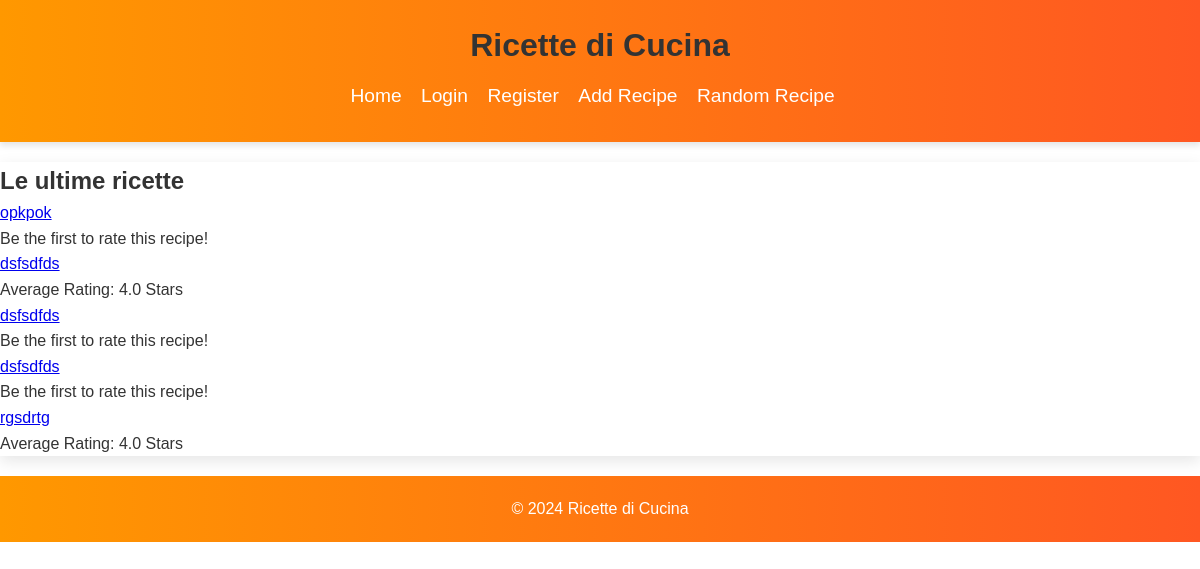
Before: / with the older database file.
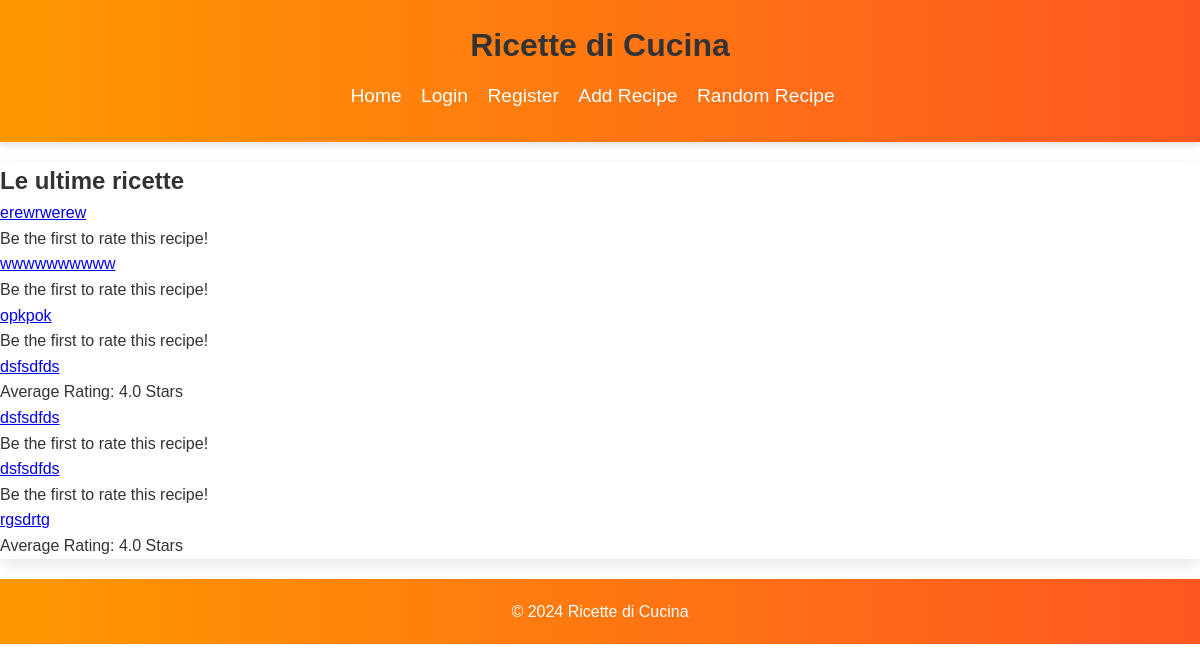
After: the same page with the newer database file.
### tables this page shows
CREATE TABLE recipe (
    id INTEGER PRIMARY KEY AUTOINCREMENT,
    name TEXT NOT NULL,
    ingredients TEXT NOT NULL,
    procedure TEXT NOT NULL,
    star_rating REAL DEFAULT 0,
    user_id INTEGER, image_path TEXT,
    FOREIGN KEY (user_id) REFERENCES user (id)
);

### app.py (the view)
@app.route('/')
def index():
    db = get_db()
    cur = db.execute('SELECT id, name, ingredients, procedure, star_rating FROM recipe ORDER BY id DESC')
    recipes = cur.fetchall()
    recipes_list = [dict(recipe) for recipe in recipes]
    for recipe in recipes_list:
        rating_result = db.execute('SELECT AVG(rating) as average_rating FROM rating WHERE recipe_id = ?', (recipe['id'],)).fetchone()
        recipe['average_rating'] = float(rating_result['average_rating']) if rating_result['average_rating'] is not None else 0.0
    return render_template('home.html', recipes=recipes_list)

### app.py (called while the page is built)
def get_db():
    db_path = app.config['DATABASE']
    if '_database' not in g:
        g._database = sqlite3.connect(db_path)
        g._database.row_factory = sqlite3.Row
    return g._database

@app.teardown_appcontext
def close_connection(exception):
    db = g.pop('_database', None)
    if db is not None:
        db.close()

### templates/home.html
{% extends "layout.html" %}
{% block content %}
    <h2>Le ultime ricette</h2>
    <ul>
        {% for recipe in recipes %}
        <li>
            <a href="{{ url_for('view_recipe', recipe_id=recipe.id) }}">{{ recipe.name }}</a>
            {% if recipe.average_rating %}
                <p>Average Rating: {{ recipe.average_rating|round(1) }} Stars</p>
            {% else %}
                <p>Be the first to rate this recipe!</p>
            {% endif %}
        </li>
        {% endfor %}
    </ul>
{% endblock %}

### templates/layout.html (shortened to what this page needs)
<!DOCTYPE html>
<html lang="en">
<head>
    <link rel="stylesheet" href="{{ url_for('static', filename='style.css') }}">
</head>
<body class="{% block body_class %}{% endblock %}">
{% block header %}
    <header>
        <h1>Ricette di Cucina</h1>
        <nav>
            <ul>
                <li><a href="{{ url_for('index') }}">Home</a></li>
                <li><a href="{{ url_for('login') }}">Login</a></li>
                <li><a href="{{ url_for('register') }}">Register</a></li>
                <li><a href="{{ url_for('new_recipe') }}">Add Recipe</a></li>
                <li><a href="{{ url_for('random_recipe') }}">Random Recipe</a></li>
            </ul>
        </nav>
    </header>
{% endblock %}
<main>
    {% block content %}
    {% endblock %}
</main>
{% block footer %}
    <footer>
        <p>&copy; 2024 Ricette di Cucina</p>
    </footer>
{% endblock %}
</body>
</html>

### static/style.css (style rules this page uses)
* { box-sizing: border-box; margin: 0; padding: 0; }
body, h1, h2, h3, p, form, ul, li { font-family: 'Helvetica Neue', Helvetica, Arial, sans-serif; }
body { line-height: 1.6; font-size: 16px; background-color: #fff; color: #333; }
header { background: linear-gradient(to right, #ff9800, #ff5722); color: #ffffff; padding: 20px 10%; text-align: center; box-shadow: 0 4px 6px rgba(0, 0, 0, 0.1); }
nav ul { list-style-type: none; text-align: center; padding: 10px 0; }
nav ul li { display: inline; margin-right: 15px; }
nav ul li a { color: #ffffff; text-decoration: none; font-size: 1.2em; transition: color 0.3s; }
main { margin-top: 20px; background: #ffffff; box-shadow: 0 5px 15px rgba(0, 0, 0, 0.1); }
h1, h2 { color: #333; }
footer { text-align: center; padding: 20px 10%; background: linear-gradient(to right, #ff9800, #ff5722); color: #ffffff; margin-top: 20px; }
body, h1, h2, h3, p, form, ul, li { font-family: Arial, sans-serif; }

Changed rows visible on the page:
added recipe: name "erewrwerew", shows "Be the first to rate this recipe!"
added recipe: name "wwwwwwwwww", shows "Be the first to rate this recipe!"
